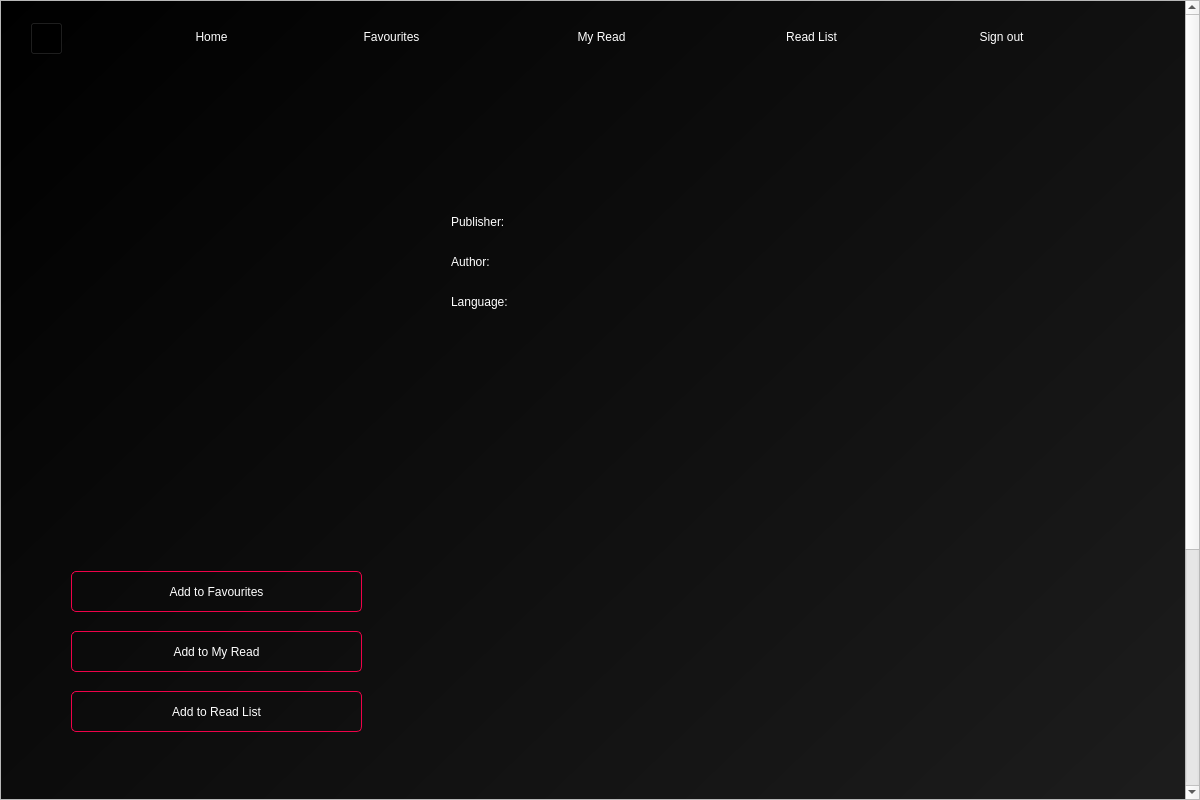
<?xml version="1.0" encoding="UTF-8"?>
<ui version="4.0">
 <class>Dialog</class>
 <widget class="QDialog" name="Dialog">
  <property name="geometry">
   <rect>
    <x>0</x>
    <y>0</y>
    <width>1200</width>
    <height>800</height>
   </rect>
  </property>
  <property name="windowTitle">
   <string/>
  </property>
  <property name="windowIcon">
   <iconset>
    <normaloff>assets/wiki_icon.png</normaloff>assets/wiki_icon.png</iconset>
  </property>
  <widget class="QScrollArea" name="scrollArea">
   <property name="geometry">
    <rect>
     <x>0</x>
     <y>0</y>
     <width>1200</width>
     <height>800</height>
    </rect>
   </property>
   <property name="horizontalScrollBarPolicy">
    <enum>Qt::ScrollBarAlwaysOff</enum>
   </property>
   <property name="widgetResizable">
    <bool>false</bool>
   </property>
   <widget class="QWidget" name="scrollAreaWidgetContents">
    <property name="geometry">
     <rect>
      <x>0</x>
      <y>-352</y>
      <width>1198</width>
      <height>1150</height>
     </rect>
    </property>
    <widget class="QWidget" name="bgwidget" native="true">
     <property name="geometry">
      <rect>
       <x>0</x>
       <y>0</y>
       <width>1200</width>
       <height>1150</height>
      </rect>
     </property>
     <property name="styleSheet">
      <string notr="true">QWidget#bgwidget{
background-color: rgb(18, 18, 18);
background-color: qlineargradient(spread:pad, x1:0, y1:0, x2:1, y2:1, stop:0 rgba(0, 0, 0, 255), stop:1 rgba(34, 34, 34, 255));}
</string>
     </property>
     <widget class="QLabel" name="book_publisher">
      <property name="geometry">
       <rect>
        <x>450</x>
        <y>200</y>
        <width>721</width>
        <height>41</height>
       </rect>
      </property>
      <property name="styleSheet">
       <string notr="true">color: white;
font: 10pt &quot;MS Shell Dlg 2&quot;;</string>
      </property>
      <property name="text">
       <string>Publisher: </string>
      </property>
     </widget>
     <widget class="QLabel" name="book_author">
      <property name="geometry">
       <rect>
        <x>450</x>
        <y>240</y>
        <width>691</width>
        <height>41</height>
       </rect>
      </property>
      <property name="styleSheet">
       <string notr="true">color: white;
font: 10pt &quot;MS Shell Dlg 2&quot;;</string>
      </property>
      <property name="text">
       <string>Author: </string>
      </property>
     </widget>
     <widget class="QLabel" name="book_language">
      <property name="geometry">
       <rect>
        <x>450</x>
        <y>280</y>
        <width>691</width>
        <height>41</height>
       </rect>
      </property>
      <property name="styleSheet">
       <string notr="true">color: white;
font: 10pt &quot;MS Shell Dlg 2&quot;;</string>
      </property>
      <property name="text">
       <string>Language: </string>
      </property>
     </widget>
     <widget class="QPushButton" name="fav_button">
      <property name="geometry">
       <rect>
        <x>70</x>
        <y>570</y>
        <width>291</width>
        <height>41</height>
       </rect>
      </property>
      <property name="cursor">
       <cursorShape>PointingHandCursor</cursorShape>
      </property>
      <property name="styleSheet">
       <string notr="true">border-radius: 5px;
font: 14pt &quot;MS Shell Dlg 2&quot;;
color: rgb(255, 255, 255);
border: 1px solid rgb(238, 2, 73);</string>
      </property>
      <property name="text">
       <string>Add to Favourites</string>
      </property>
     </widget>
     <widget class="QPushButton" name="my_read_button">
      <property name="geometry">
       <rect>
        <x>70</x>
        <y>630</y>
        <width>291</width>
        <height>41</height>
       </rect>
      </property>
      <property name="cursor">
       <cursorShape>PointingHandCursor</cursorShape>
      </property>
      <property name="styleSheet">
       <string notr="true">border-radius: 5px;
font: 14pt &quot;MS Shell Dlg 2&quot;;
color: rgb(255, 255, 255);
border: 1px solid rgb(238, 2, 73);</string>
      </property>
      <property name="text">
       <string>Add to My Read</string>
      </property>
     </widget>
     <widget class="QPushButton" name="read_list_button">
      <property name="geometry">
       <rect>
        <x>70</x>
        <y>690</y>
        <width>291</width>
        <height>41</height>
       </rect>
      </property>
      <property name="cursor">
       <cursorShape>PointingHandCursor</cursorShape>
      </property>
      <property name="styleSheet">
       <string notr="true">border-radius: 5px;
font: 14pt &quot;MS Shell Dlg 2&quot;;
color: rgb(255, 255, 255);
border: 1px solid rgb(238, 2, 73);</string>
      </property>
      <property name="text">
       <string>Add to Read List</string>
      </property>
     </widget>
     <widget class="QLabel" name="back_icon_label">
      <property name="geometry">
       <rect>
        <x>30</x>
        <y>23</y>
        <width>30</width>
        <height>30</height>
       </rect>
      </property>
      <property name="text">
       <string/>
      </property>
      <property name="pixmap">
       <pixmap>assets/back_icon.png</pixmap>
      </property>
      <property name="scaledContents">
       <bool>true</bool>
      </property>
     </widget>
     <widget class="QPushButton" name="back_icon_button">
      <property name="geometry">
       <rect>
        <x>29</x>
        <y>21</y>
        <width>33</width>
        <height>33</height>
       </rect>
      </property>
      <property name="styleSheet">
       <string notr="true">background-color: rgba(0,0,0,0);</string>
      </property>
      <property name="text">
       <string/>
      </property>
     </widget>
     <widget class="QLabel" name="comments_title_label">
      <property name="geometry">
       <rect>
        <x>60</x>
        <y>790</y>
        <width>121</width>
        <height>41</height>
       </rect>
      </property>
      <property name="styleSheet">
       <string notr="true">color: white;
font: 15pt &quot;MS Shell Dlg 2&quot;;</string>
      </property>
      <property name="text">
       <string>Comments</string>
      </property>
     </widget>
     <widget class="QPlainTextEdit" name="comment_input_text_edit">
      <property name="geometry">
       <rect>
        <x>180</x>
        <y>870</y>
        <width>941</width>
        <height>121</height>
       </rect>
      </property>
      <property name="cursor" stdset="0">
       <cursorShape>IBeamCursor</cursorShape>
      </property>
      <property name="styleSheet">
       <string notr="true">background-color: rgba(0, 0, 0, 0);
border: 2px solid rgb(45, 45, 45);
font: 12pt &quot;MS Shell Dlg 2&quot;;
color: rgb(255, 255, 255);
border-radius: 10px;
padding: 10px;</string>
      </property>
     </widget>
     <widget class="QLabel" name="default_avatar">
      <property name="geometry">
       <rect>
        <x>70</x>
        <y>870</y>
        <width>71</width>
        <height>71</height>
       </rect>
      </property>
      <property name="text">
       <string/>
      </property>
      <property name="pixmap">
       <pixmap>assets/default avatar.png</pixmap>
      </property>
      <property name="scaledContents">
       <bool>true</bool>
      </property>
     </widget>
     <widget class="QLabel" name="Comment_as_label">
      <property name="geometry">
       <rect>
        <x>180</x>
        <y>1000</y>
        <width>1061</width>
        <height>21</height>
       </rect>
      </property>
      <property name="styleSheet">
       <string notr="true">color: rgb(245, 245, 245);
font: 8pt &quot;MS Shell Dlg 2&quot;;</string>
      </property>
      <property name="text">
       <string>Comment as Sujal</string>
      </property>
     </widget>
     <widget class="QPushButton" name="comment_submit_button">
      <property name="geometry">
       <rect>
        <x>1020</x>
        <y>1000</y>
        <width>91</width>
        <height>31</height>
       </rect>
      </property>
      <property name="cursor">
       <cursorShape>PointingHandCursor</cursorShape>
      </property>
      <property name="styleSheet">
       <string notr="true">#comment_submit_button {
background-color: #00000000;
color: white;
font: 12pt &quot;MS Shell Dlg 2&quot;;
}

#comment_submit_button:hover {
	color: rgb(238, 2, 73);
}</string>
      </property>
      <property name="text">
       <string>Submit</string>
      </property>
     </widget>
     <widget class="QPushButton" name="menu_sign_out">
      <property name="geometry">
       <rect>
        <x>960</x>
        <y>20</y>
        <width>81</width>
        <height>31</height>
       </rect>
      </property>
      <property name="cursor">
       <cursorShape>PointingHandCursor</cursorShape>
      </property>
      <property name="styleSheet">
       <string notr="true">border-radius: 20px;
background-color: rgba(238, 2, 73, 0);
font: 12pt &quot;MS Shell Dlg 2&quot;;
color: rgb(255, 255, 255);</string>
      </property>
      <property name="text">
       <string>Sign out</string>
      </property>
     </widget>
     <widget class="QPushButton" name="menu_read_list">
      <property name="geometry">
       <rect>
        <x>760</x>
        <y>20</y>
        <width>101</width>
        <height>31</height>
       </rect>
      </property>
      <property name="cursor">
       <cursorShape>PointingHandCursor</cursorShape>
      </property>
      <property name="styleSheet">
       <string notr="true">border-radius: 20px;
background-color: rgba(238, 2, 73, 0);
font: 12pt &quot;MS Shell Dlg 2&quot;;
color: rgb(255, 255, 255);</string>
      </property>
      <property name="text">
       <string>Read List</string>
      </property>
     </widget>
     <widget class="QPushButton" name="menu_my_read">
      <property name="geometry">
       <rect>
        <x>560</x>
        <y>20</y>
        <width>81</width>
        <height>31</height>
       </rect>
      </property>
      <property name="cursor">
       <cursorShape>PointingHandCursor</cursorShape>
      </property>
      <property name="styleSheet">
       <string notr="true">border-radius: 20px;
background-color: rgba(238, 2, 73, 0);
font: 12pt &quot;MS Shell Dlg 2&quot;;
color: rgb(255, 255, 255);</string>
      </property>
      <property name="text">
       <string>My Read</string>
      </property>
     </widget>
     <widget class="QPushButton" name="menu_fav">
      <property name="geometry">
       <rect>
        <x>340</x>
        <y>20</y>
        <width>101</width>
        <height>31</height>
       </rect>
      </property>
      <property name="cursor">
       <cursorShape>PointingHandCursor</cursorShape>
      </property>
      <property name="styleSheet">
       <string notr="true">border-radius: 20px;
background-color: rgba(238, 2, 73, 0);
font: 12pt &quot;MS Shell Dlg 2&quot;;
color: rgb(255, 255, 255);</string>
      </property>
      <property name="text">
       <string>Favourites</string>
      </property>
     </widget>
     <widget class="QPushButton" name="menu_home">
      <property name="geometry">
       <rect>
        <x>180</x>
        <y>20</y>
        <width>61</width>
        <height>31</height>
       </rect>
      </property>
      <property name="cursor">
       <cursorShape>PointingHandCursor</cursorShape>
      </property>
      <property name="styleSheet">
       <string notr="true">border-radius: 20px;
background-color: rgba(238, 2, 73, 0);
font: 12pt &quot;MS Shell Dlg 2&quot;;
color: rgb(255, 255, 255);</string>
      </property>
      <property name="text">
       <string>Home</string>
      </property>
     </widget>
    </widget>
   </widget>
  </widget>
 </widget>
 <resources/>
 <connections/>
</ui>
